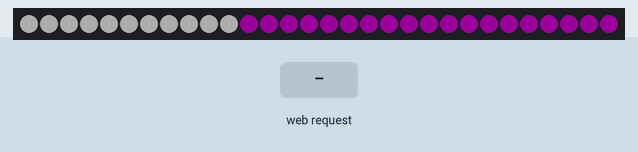
A sketch run on a simulated ESP8266 (Wemos D1 mini). Parts: 30 RGB LEDs in strip order, left to right. Inputs (shaded band) come from the test bench. Dim RGB values are drawn brighter than linear; random numbers use the default seed unless the sketch sets one; what the sketch prints to the serial monitor is not drawn.

Above: at 2.3 s.
2.4 s: HTTP request GET /blue received
At 4.09 s:
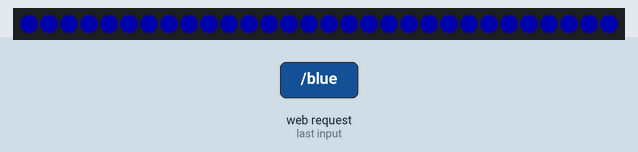
4.3 s: HTTP request GET / received
At 5.99 s:
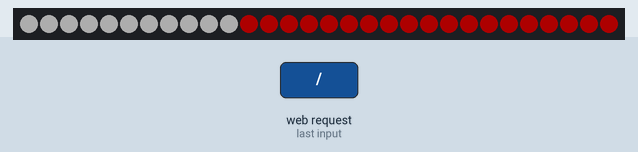
6.2 s: HTTP request GET /green received
At 7.88 s:
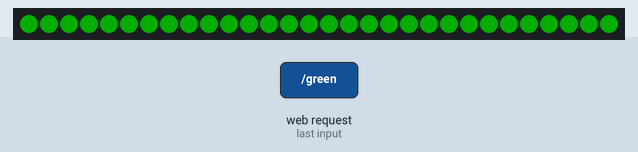
8.1 s: HTTP request GET /purple received
At 9.78 s:
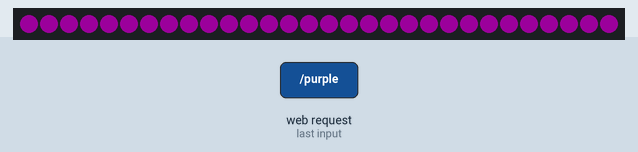
10.0 s: HTTP request GET /pink received
11.9 s: HTTP request GET /yellow received
At 14.5 s:
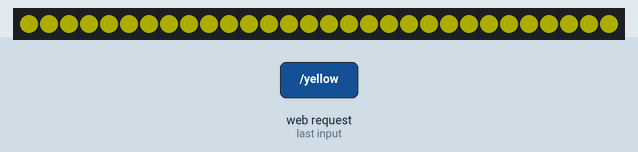

The sketch:

DC423LightShow.ino
```cpp
//
// Author: Stephen Hilt
// Purpose: Control a D1 Mini that is connected to a NeoPixel LED STrip for the DC423 Sign
//          That was cut from Acrlyic at Chatt*Lab with the help of Jeff.
//
//  Version 0.0.0.0.0.0.0.0.1
//  Published: 6.12.2021
//
#include <Ethernet.h>
#include <Adafruit_NeoPixel.h>
#include <ESP8266WiFi.h>
#include <WiFiClient.h>
#include <ESP8266WebServer.h>

// WIFI SSID AND PASS
const char *WIFI_SSID = "SSID";
const char *WIFI_PASS = "PASSWORD";

// What PIN the NeoPixel is on
// Our Case is D1 on the D1 Mini, so PIN 5
#define PIN 5
int first_run;

// Create Webserver on port 1337
ESP8266WebServer webserver(1337);

// Parameter 1 = number of pixels in strip
// Parameter 2 = Arduino pin number (most are valid)
// Parameter 3 = pixel type flags, add together as needed:
//   NEO_KHZ800  800 KHz bitstream (most NeoPixel products w/WS2812 LEDs)
//   NEO_KHZ400  400 KHz (classic 'v1' (not v2) FLORA pixels, WS2811 drivers)
//   NEO_GRB     Pixels are wired for GRB bitstream (most NeoPixel products)
//   NEO_RGB     Pixels are wired for RGB bitstream (v1 FLORA pixels, not v2)
//   NEO_RGBW    Pixels are wired for RGBW bitstream (NeoPixel RGBW products)
Adafruit_NeoPixel strip = Adafruit_NeoPixel(30, PIN, NEO_GRB + NEO_KHZ800);
/* Just a little test message.  Go to http://192.168.4.1:1337 in a web browser
 * connected to this access point to see it.
 */
void rootPage() {
  webserver.send(200, "text/html", "<h1>BASE64MESSAGETOTROLL</h1>");
  dc423Strip(strip.Color(255, 255, 255),strip.Color(255, 0, 0), 50); // Turn Strip Red

}
// 404 Page to be desplayed
void notfoundPage() {
  webserver.send(200, "text/plain", "DC423: YOU'VE MADE THE HACKER UNHAPPY");
  // having issues so this really doesn't run
  if (first_run == 0){
    dc423Strip(strip.Color(255, 255, 255),strip.Color(127, 0, 0), 50); // Chase Strip Red
  }
}
// This will be the page where the control of the lightshow happens.
void lightshowPage(){
  webserver.send(200, "text/html", webpageBuilder());
}
// Show Page and Turn LED's Blue
void bluePage(){
  webserver.send(200, "text/html", webpageBuilder());
  dc423Strip(strip.Color(0, 0, 255),strip.Color(0, 0, 255), 50); // Blue
}
// Show Page and turn LED's Green
void greenPage(){
  webserver.send(200, "text/html", webpageBuilder());
  dc423Strip(strip.Color(0,255,0),strip.Color(0,255,0),50); // Green
}
// Show Page and Turn LED's Purple
void purplePage(){
  webserver.send(200, "text/html", webpageBuilder());
  dc423Strip(strip.Color(139,0,139),strip.Color(139,0,139),50); // Purple
}
// Show Page and Turn LED's Pink
void pinkPage(){
  webserver.send(200, "text/html", webpageBuilder());
  dc423Strip(strip.Color(255,20,147),strip.Color(255,20,147),50); //Pink
}
// Show Page and Turn LED's Yellow
void yellowPage(){
  webserver.send(200, "text/html", webpageBuilder());
  dc423Strip(strip.Color(255,255,0),strip.Color(255,255,0),50); // Yellow
}
// Show Page and turn LED's Orange
void orangePage(){
  webserver.send(200, "text/html", webpageBuilder());
  dc423Strip(strip.Color(255,140,0),strip.Color(255,140,0),50); // Orange
}
// Show Page and turn LED's White
void whitePage(){
  webserver.send(200, "text/html", webpageBuilder());
  dc423Strip(strip.Color(255,255,255),strip.Color(255,255,255),50); // "White"
}
// Show Page and turn LED's Off (Black)
void offPage(){
  webserver.send(200, "text/html", webpageBuilder());
  dc423Strip(strip.Color(0,0,0),strip.Color(0,0,0),50); // Off
}
// Inside Lights change White, Outside Turns Purple
void wpPage(){
  webserver.send(200, "text/html", webpageBuilder());
  dc423Strip(strip.Color(255,255,255),strip.Color(139,0,139),50); // white-purple
}
// Show Page and change LED's to random colors (each LED is seperate)
void ranPage(){
  webserver.send(200, "text/html", webpageBuilder());
  randomStrip(); // random colors
}

// Build the webpage so each page looks the same
String webpageBuilder(){
  return "<b>Change The Color Here</b>\
  <br>Change To: <form method=\"get\" action=\"/blue\"> \
    <button type=\"submit\">Blue</button>\
  </form>\
  <br>Change To: <form method=\"get\" action=\"/green\"> \
    <button type=\"submit\">Green</button>\
  </form>\
  <br>Change To: <form method=\"get\" action=\"/purple\"> \
    <button type=\"submit\">Purple</button>\
  </form>\
  <br>Change To: <form method=\"get\" action=\"/pink\"> \
    <button type=\"submit\">Pink</button>\
  </form>\
  <br>Change To: <form method=\"get\" action=\"/yellow\"> \
    <button type=\"submit\">Yellow</button>\
  </form>\
  <br>Change To: <form method=\"get\" action=\"/orange\"> \
    <button type=\"submit\">Orange</button>\
  </form>\
  <br>Change To: <form method=\"get\" action=\"/white-purple\"> \
    <button type=\"submit\">white-purple</button>\
  </form>\
  <br>Change To: <form method=\"get\" action=\"/white\"> \
    <button type=\"submit\">White</button>\
  </form>\
  <br>Change To: <form method=\"get\" action=\"/random\"> \
    <button type=\"submit\">random</button>\
  </form>\
  <br>Change To: <form method=\"get\" action=\"/dc423/off\"> \
    <button type=\"submit\">Off</button>\
  </form>";

}

// Function Written to contorol the light strip for our use
// Under the sign is 0-11
// Outside the sign is 12 - strip.numPixels()
// Arguments are two colors Inside, and outside and then a number for how long to wait
// Before changing the next pixel.
void dc423Strip(uint32_t c1, uint32_t c2, uint8_t wait){
  // Loop through each pixel
  for (int i = 0; i < strip.numPixels(); i++){
    // This is for under the sign
    if (i < 11){
      strip.setPixelColor(i, c1);
      strip.show();
    }
    // This is for outside of the sign
    else
    {
      strip.setPixelColor(i, c2);
      strip.show();
    }
    delay(wait);
  }

}
// Change each Pixel on the strip to a different random color
//
void randomStrip(){
  // Setup Values before the loop
  int ran1 = 0;
  int ran2 = 0;
  int ran3 = 0;
  // Loop through each pixel in the strip
  for (int i = 0; i < strip.numPixels(); i++){
    ran1 = random(255);
    ran2 = random(255);
    ran3 = random(255);
    strip.setPixelColor(i, strip.Color(ran1,ran2,ran3));
    strip.show();
    delay(50);
  }
}

void setup() {
  Serial.begin(115200);
  Serial.println();
  // begin wifi
  WiFi.softAP(WIFI_SSID, WIFI_PASS);
  IPAddress myIP = WiFi.softAPIP();
  Serial.print("AP IP Address: ");
  Serial.print(myIP);
  // Start Webserver
  webserver.on("/", rootPage);
  webserver.on("/LightShow", lightshowPage);
  webserver.on("/blue", bluePage);
  webserver.on("/green", greenPage);
  webserver.on("/purple",purplePage);
  webserver.on("/pink",pinkPage);
  webserver.on("/yellow",yellowPage);
  webserver.on("/orange",orangePage);
  webserver.on("/white-purple",wpPage);
  webserver.on("/dc423/off",offPage);
  webserver.on("/white", whitePage);
  webserver.on("/random", ranPage);
  webserver.onNotFound(notfoundPage);
  webserver.begin();
  // Start the LED Strip
  strip.begin();
  strip.setBrightness(50);
  strip.show(); // Initialize all pixels to 'off'
  int first_run = 0;

}

void loop() {

  webserver.handleClient();
  // Only want to set up the strip once, otherwise it will always be changing it back to this
  if (first_run == 0){
    dc423Strip(strip.Color(255,255,255),strip.Color(139,0,139),50);
    first_run = 1;
  }

}
```

Measured:
- after the input at 2.4 s, the LEDs: first change at once (image 1 shows a later state)
- after the input at 4.3 s, the LEDs: first change at once (image 2 shows a later state)
- after the input at 6.2 s, the LEDs: first change at once (image 3 shows a later state)
- after the input at 8.1 s, the LEDs: first change at once (image 4 shows a later state)
- after the input at 11.9 s, the LEDs: first change at once (image 5 shows a later state)
